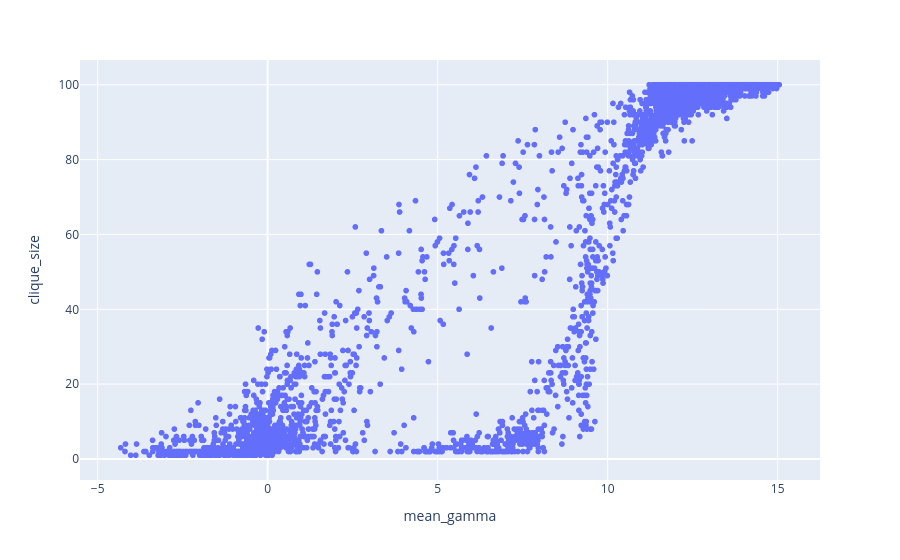

Write notebook code for a chart like this one.
### Code cell
px.scatter(
    graphdf.filter(pl.col("wtime") > 5e6),
    x="mean_gamma",
    y="clique_size"
)

### Figure 1 — Plotly figure (JSON) as saved in the notebook; plotly's stock layout.template omitted (floating-point values rounded to 4 significant figures; data arrays with more than 128 entries replaced by an {"elided": "..."} marker saying what was removed)
{"data": [{"hovertemplate": "mean_gamma=%{x}<br>clique_size=%{y}<extra></extra>", "legendgroup": "", "marker": {"color": "#636efa", "symbol": "circle"}, "mode": "markers", "name": "", "showlegend": false, "type": "scattergl", "x": {"elided": "3104 float values"}, "xaxis": "x", "y": {"elided": "3104 int values"}, "yaxis": "y"}], "layout": {"legend": {"tracegroupgap": 0}, "margin": {"t": 60}, "xaxis": {"anchor": "y", "domain": [0, 1], "title": {"text": "mean_gamma"}}, "yaxis": {"anchor": "x", "domain": [0, 1], "title": {"text": "clique_size"}}}}
